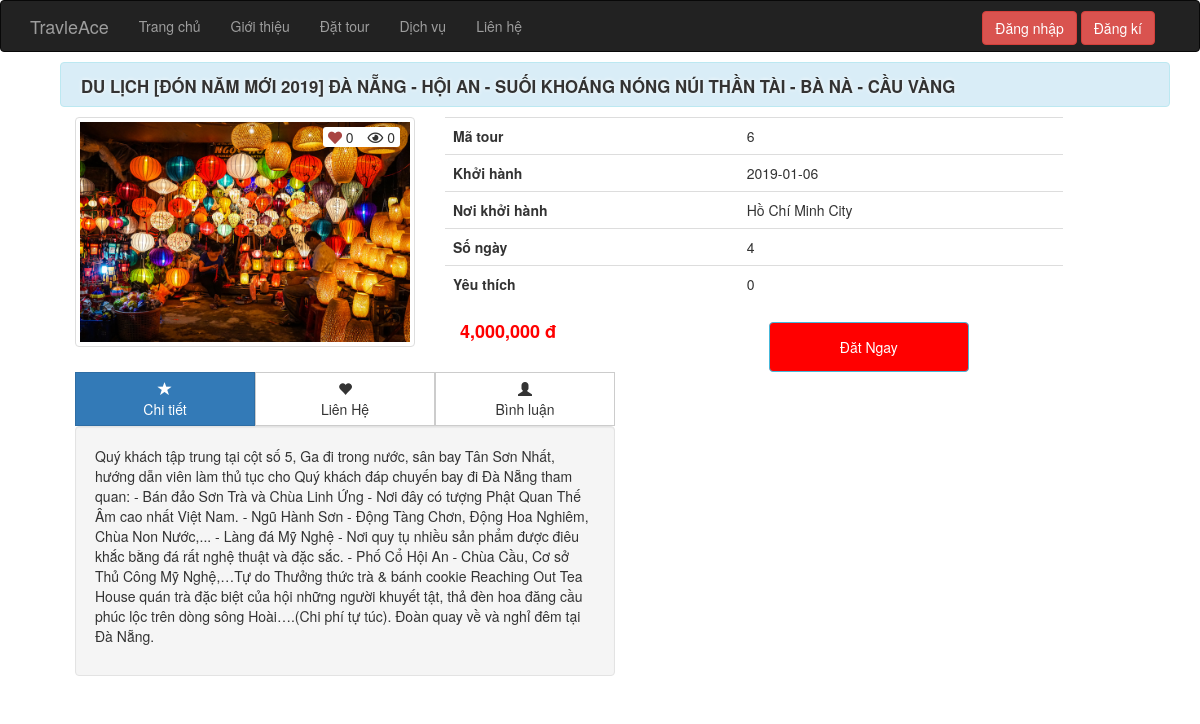
Page /site/chitiet/index.php?ma_tour=6 on the committed database.
### tables this page shows
CREATE TABLE `tour` (
  `ma_tour` int(11) NOT NULL,
  `ten_tour` varchar(100) NOT NULL,
  `hinh` varchar(50) NOT NULL,
  `ma_kvt` int(11) NOT NULL,
  `gia` float NOT NULL,
  `so_ngay` int(11) NOT NULL,
  `so_luot_xem` int(11) NOT NULL,
  `so_luot_yeu_thich` int(11) NOT NULL,
  `ngay_khoi_hanh` date NOT NULL,
  `noi_khoi_hanh` varchar(50) NOT NULL,
  `chi_tiet` text NOT NULL
);

### site/chitiet/index.php (called while the page is built, shortened)
<?php
require_once "../../global.php";
require_once "../../pdo.php";
require_once "../../dao/chitiet.php";
$ma_tour=$_GET['ma_tour'];
$tour=tour_by_ma_tour($ma_tour);
extract($_REQUEST);
extract($tour);
require "../../layout.php";
 ?>

### pdo.php (called while the page is built, shortened)
<?php
function pdo_get_connection(){
    $dburl = "mysql:host=localhost;dbname=duan;charset=utf8";
    $username = 'root';
    $password = '';
    $conn = new PDO($dburl, $username, $password);
    $conn->setAttribute(PDO::ATTR_ERRMODE, PDO::ERRMODE_EXCEPTION);
    return $conn;
}
function pdo_query_one($sql){
    $sql_args = array_slice(func_get_args(), 1);
    try{
        $conn = pdo_get_connection();
        $stmt = $conn->prepare($sql);
        $stmt->execute($sql_args);
        $row = $stmt->fetch(PDO::FETCH_ASSOC);
        return $row;
    }
    catch(PDOException $e){
        throw $e;
    }
    finally{
        unset($conn);
    }
}

### dao/chitiet.php (called while the page is built, shortened)
<?php
	function tour_by_ma_tour($ma_tour){
		$sql="SELECT * from tour where ma_tour=?";
		return pdo_query_one($sql,$ma_tour);
	}
 ?>

### global.php (called while the page is built, shortened)
<?php
$ROOT_URL = "/duan1";

### site/chitiet/chitiet.php (the view, shortened to what this page needs)
<div class="container">
	<div class="col-md-12 chi-tiet-tour">
		<h3 class="alert-info alert tieu-de-top"><a href="#"><?=$ten_tour?></a></h3>
		<div class="col-md-4 img-tour">
			<img width="100%" class="img-responsive img-thumbnail" src="<?=$ROOT_URL?>/css/images/<?=$hinh?>" alt="">
			<div class="tools">
				<a class="yeu-thich" href="index.php?like&ma_tour=<?=$ma_tour?>">
					<span class="fas fa-heart text-danger "></span>
					<span class="so-luot-yt"><?=$so_luot_yeu_thich?></span>
				</a>
				<a class="luot-xem" href="">
					<span class="far fa-eye"></span>
					<span class="so-luot-xem"><?=$so_luot_xem?></span>
				</a>
			</div>
		</div>
		<div class="col-md-7">
			<table class="table table-hover" border="0">
				<tbody>
					<tr>
						<th class="bold">Mã tour</th>
						<td><?=$ma_tour?></td>
					</tr>
					<tr>
						<th class="bold">Khởi hành</th>
						<td><?=$ngay_khoi_hanh?></td>
					</tr>
					<tr>
						<th class="bold">Nơi khởi hành</th>
						<td><?=$noi_khoi_hanh?></td>
					</tr>
					<tr>
						<th class="bold">Số ngày</th>
						<td><?=$so_ngay?></td>
					</tr>
					<tr>
						<th class="bold">Yêu thích</th>
						<td><?=$so_luot_yeu_thich?></td>
					</tr>
				</tbody>
			</table>
			<div class="col-md-6"><h4 class="gia-tour"> <?=number_format($gia) ?> đ</h4></div>
			<div class="col-md-6 "><button type="button" class="btn-info btn btn-dat-tour">Đăt Ngay</button></div>
		</div>
	</div>
	<div class="container">
	<div class="col-md-6">
    <div class="btn-pref btn-group btn-group-justified btn-group-lg" role="group" aria-label="...">
        <div class="btn-group" role="group">
            <button type="button" id="stars" class="btn btn-primary" href="#tab1" data-toggle="tab"><span class="glyphicon glyphicon-star" aria-hidden="true"></span>
                <div class="hidden-xs">Chi tiết</div>
            </button>
        </div>
        <div class="btn-group" role="group">
            <button type="button" id="favorites" class="btn btn-default" href="#tab2" data-toggle="tab"><span class="glyphicon glyphicon-heart" aria-hidden="true"></span>
                <div class="hidden-xs">Liên Hệ</div>
            </button>
        </div>
        <div class="btn-group" role="group">
            <button type="button" id="following" class="btn btn-default" href="#tab3" data-toggle="tab"><span class="glyphicon glyphicon-user" aria-hidden="true"></span>
                <div class="hidden-xs">Bình luận</div>
            </button>
        </div>
    </div>
        <div class="well">
      <div class="tab-content">
        <div class="tab-pane fade in active" id="tab1">
          <p><?=$chi_tiet?></p>
        </div>
      </div>
    </div>
	</div>
</div>
</div>

### css/main.css (style rules this page uses)
.tieu-de-top { margin: 10px 0; padding: 10px; text-transform: uppercase; text-indent: 10px; font-size: 1.5em; color: #333; text-shadow: 0px 0px 3px white; }

### css/chi_tiet_tour.css (style rules this page uses)
.btn-pref .btn { -webkit-border-radius:0 !important; }
.chi-tiet-tour h3 { font-weight: bold; text-shadow: 0px 0px 4px white; text-transform: uppercase; }
.chi-tiet-tour h3 a { color: #333; font-size: .8em; }
.bold { font-weight: bold; font-size: 1em; }
.gia-tour { padding: 0; margin: 0; color: red; font-weight: bold; }
.btn-dat-tour { background: red; width: 200px; height: 50px; font-size: 1em; }
.img-tour { position: relative; }
.tools { position: absolute; top: 10px; right: 30px; background: #fff; border-radius: 3px; }
.tools a { padding: 0 5px; color: #333; }
.tools a span { font-size: 1em; }
.tools a span.so-luot-yt { font-size: 1em; }

### rows in the picture
tour: ten_tour "DU LỊCH [ĐÓN NĂM MỚI 2019] ĐÀ NẴNG - HỘI AN - SUỐI KHOÁNG NÓNG NÚI THẦN TÀI - BÀ NÀ - CẦU VÀNG", hinh (picture), so_luot_yeu_thich "0", so_luot_xem "0", ma_tour "6", ngay_khoi_hanh "2019-01-06", noi_khoi_hanh "Hồ Chí Minh City", so_ngay "4", gia "4,000,000", chi_tiet "Quý khách tập trung tại cột số 5, Ga đi trong nước, sân bay Tân Sơn Nhất, hướng dẫn viên làm thủ tục cho Quý khách đáp chuyến bay đi Đà Nẵng tham quan: - Bán đảo Sơn Trà và Chùa Linh Ứng - Nơi đây có tượng Phật Quan Thế Âm cao nhất Việt Nam. - Ngũ Hành Sơn - Động Tàng Chơn, Động Hoa Nghiêm, Chùa Non Nước,... - Làng đá Mỹ Nghệ - Nơi quy tụ nhiều sản phẩm được điêu khắc bằng đá rất nghệ thuật và đặc sắc. - Phố Cổ Hội An - Chùa Cầu, Cơ sở Thủ Công Mỹ Nghệ,…Tự do Thưởng thức trà & bánh cookie Reaching Out Tea House quán trà đặc biệt của hội những người khuyết tật, thả đèn hoa đăng cầu phúc lộc trên dòng sông Hoài….(Chi phí tự túc). Đoàn quay về và nghỉ đêm tại Đà Nẵng."
